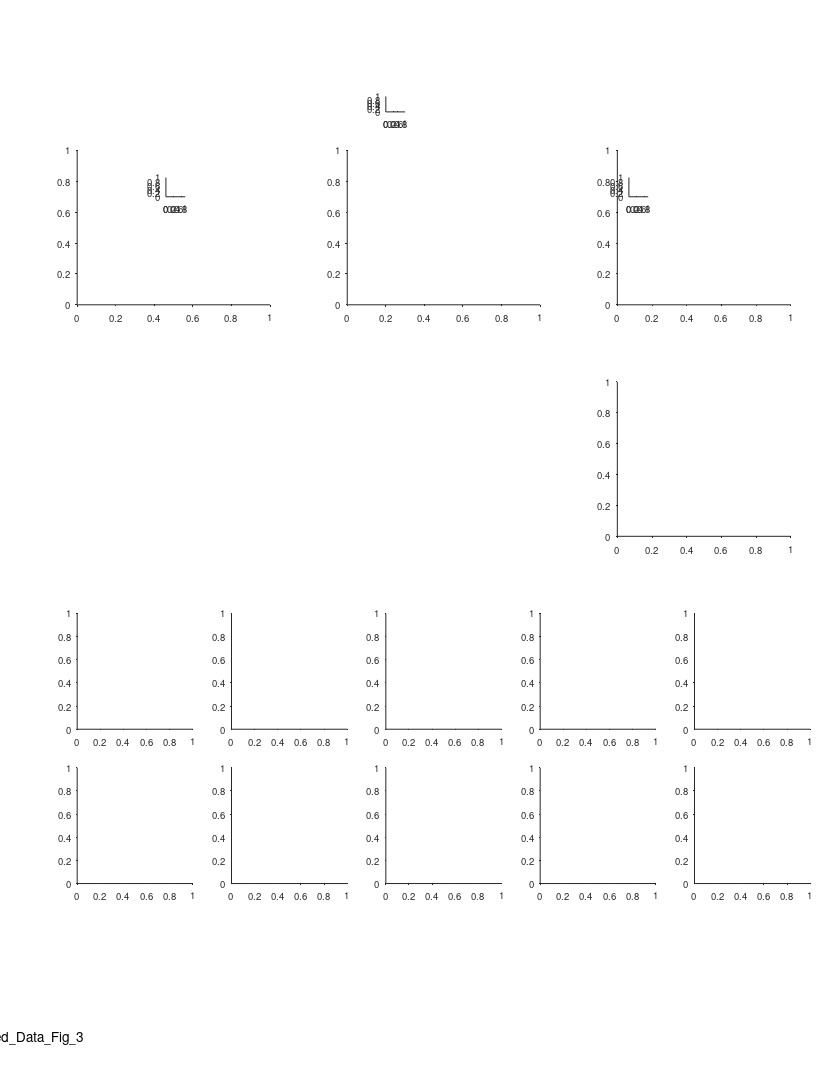

Recreate this plot in MATLAB. (Note: this script raises an error after producing the figure.)
%% Replay - Fig supp 3 - replay vs flight speed
clear 
clc
close all

%% data options 
params_opt = 11; % decoding opt 
% params_opt = 21; % decoding opt (random walk = fixed speed)

%% plotting options

%% graphics params
line_styles = {'-',':'};
line_widths = [1.1 2];
clrs = {[.6 .1 .8],[.1 .8 .1]};
lw = 1.1;

%% define output files
res_dir =  'L:\paper_replay\figures';
mkdir(res_dir)
fig_name_str = 'Extended_Data_Fig_3';
fig_caption_str = 'replay and flight speed histograms';
log_name_str = [fig_name_str '_log_file' '.txt'];
log_name_str = strrep(log_name_str , ':', '-');
log_name_str = strrep(log_name_str , ' ', '_');
log_name_out = fullfile(res_dir, log_name_str);

%% open log file
diary off
diary(log_name_out)
diary on
disp('Log file');
disp(['created: ', datestr(clock)]);
disp('======================================================');
disp([fig_name_str ':' fig_caption_str]);   
disp('======================================================');
disp('');

%% create figure
% figure_size_cm = [21.0 29.7]; % ~A4
figure_size_cm = [21.6 27.9]; % ~US letter
fig = figure;
% Some WYSIWYG options:
set(gcf,'DefaultAxesFontSize',7);
set(gcf,'DefaultAxesFontName','helvetica');
set(gcf,'DefaultAxesUnits','centimeters');
set(gcf,'PaperType','usletter')
% set(gcf,'PaperType','<custom>');
set(gcf,'PaperUnits','centimeters','PaperPosition',[0 0 figure_size_cm]);
set(gcf,'PaperOrientation','portrait');
set(gcf,'Units','centimeters','Position',get(gcf,'paperPosition')+[0 0 0 0]); % position on screen...
set(gcf, 'Renderer', 'painters');
% set(gcf, 'color', 'none');
set(groot, 'defaultAxesColor','None')
set(groot, 'defaultAxesTickDir', 'out');
set(groot,  'defaultAxesTickDirMode', 'manual');
annotation('textbox', [0.5 1 0 0], 'String',fig_name_str, 'HorizontalAlignment','center','Interpreter','none', 'FitBoxToText','on');

% create panels
panels{1}(1) = axes('position', [2 20 5 4]);
panels{1}(2) = axes('position', [4.3 22.8 0.5 0.5]);

panels{2}(1) = axes('position', [9 20 5 4]);
panels{2}(2) = axes('position', [10. 25 0.5 0.4]);

panels{3}(1) = axes('position', [16   20 4.5 4]);
panels{3}(2) = axes('position', [16.3 22.8 0.5 0.5]);

panels{4}(1) = axes('position', [16   14 4.5 4]);

x = linspace(2,18,5);
y = [10 6]-1;
for ii = 1:length(y)
    for jj = 1:length(x)
        panels{5}(ii,jj) = axes('position', [x(jj) y(ii) 3 3]);
    end
end
% panels{5}(1,1) = axes('position', [3 10 3 3]);
% panels{5}(1,2) = axes('position', [8 10 3 3]);
% panels{5}(1,3) = axes('position', [13 10 3 3]);
% panels{5}(2,1) = axes('position', [3 6 3 3]);
% panels{5}(2,2) = axes('position', [8 6 3 3]);
% panels{5}(2,3) = axes('position', [13 6 3 3]);

%% load data
if ~exist('events_all','var')
    disp('loading data!!!')
epoch_types = {'sleep','rest'};
[exp_list,T] = decoding_get_inclusion_list();
T = T(exp_list,:);
bats = unique(T.bat_num);
bats_clr_map = containers.Map(num2cell(bats),{'r','g','b','k','m','c',[0.8 0.8 0]});
events_all_per_session = {};
speed_mean_per_session = nan(length(epoch_types),height(T));
speed_median_per_session = nan(length(epoch_types),height(T));
speed_std_per_session = nan(length(epoch_types),height(T));
flight_speed_all = [];
exp_arena_all = {};
for ii_exp = 1:height(T)
    exp_ID = T.exp_ID{ii_exp};
    exp = exp_load_data(exp_ID,'details','flight');
    flight_speed_all(ii_exp,:) = [exp.flight.speed_traj.vel_median_median];
    exp_arena_all{ii_exp} = exp.details.recordingArena;
    for ii_epoch_type = 1:length(epoch_types)
        epoch_type = epoch_types{ii_epoch_type};
        event_type = 'posterior';
        [events, params] = decoding_load_events_quantification(exp_ID, epoch_type, params_opt, event_type);
        [seqs, TF] = decoding_apply_seq_inclusion_criteria([events.seq_model]);
        events(~TF) = [];
        if isempty(events)
            continue;
        end
        seqs_map_IX = [seqs.state_direction];
        seqs_map_IX(seqs_map_IX == -1) = 2;
        [seqs.session_flight_speed] = disperse(flight_speed_all(ii_exp,seqs_map_IX));
        [events.seq_model] = disperse(seqs);
        [events.recordingArena] = deal(exp.details.recordingArena);
        event_struct = events(1,[]);
        [events(2:end).prev_event] = disperse(events(1:end-1));
        events(1).prev_event = event_struct;
        events_all_per_session{ii_epoch_type}{ii_exp} = events;
        speed_mean_per_session(ii_epoch_type,ii_exp) = mean([seqs.speed]);
        speed_median_per_session(ii_epoch_type,ii_exp) = median([seqs.speed]);
        speed_std_per_session(ii_epoch_type,ii_exp) = std([seqs.speed]);
    end
end
flight_speed_all = mean(abs(flight_speed_all),2);
events_all = {[events_all_per_session{1}{:}], [events_all_per_session{2}{:}]};
seqs_all = {[events_all{1}.seq_model], [events_all{2}.seq_model]};
gArena = {categorical({events_all{1}.recordingArena}), categorical({events_all{2}.recordingArena}) };
end

%% tests (speed correlations: replay vs flight)
% figure
% tiledlayout('flow')
% nexttile
% hold on
% plot(flight_speed_all, speed_mean_per_session(1,:), 'ob');
% plot(flight_speed_all, speed_mean_per_session(2,:), 'or');
% xlim([3 10])
% nexttile
% hold on
% plot(flight_speed_all, speed_median_per_session(1,:), 'ob');
% plot(flight_speed_all, speed_median_per_session(2,:), 'or');
% xlim([3 10])
% 
% clc
% [r p] = corr(flight_speed_all, speed_mean_per_session(1,:)','rows','pairwise','tail','right','type','Pearson')
% [r p] = corr(flight_speed_all, speed_median_per_session(1,:)','rows','pairwise','tail','right','type','Pearson')
% [r p] = corr(flight_speed_all, speed_mean_per_session(2,:)','rows','pairwise','tail','right','type','Pearson')
% [r p] = corr(flight_speed_all, speed_median_per_session(2,:)','rows','pairwise','tail','right','type','Pearson')
% 
% xxx = [flight_speed_all flight_speed_all]';
% yyy = speed_mean_per_session;
% [r p] = corr(xxx(:), yyy(:),'rows','pairwise','tail','right','type','Pearson')
% 
% figure
% plot(xxx(:), yyy(:), 'o')
% 
% figure
% plot(flight_speed_all, speed_mean_per_session(2,:), 'or');


%% panel A - replay speed
axes(panels{1}(1))
cla
hold on
for ii_epoch_type = 1:length(epoch_types)
    X = [seqs_all{ii_epoch_type}.speed];
    g = gArena{ii_epoch_type};
    histogram(X(g=='200m'),'DisplayStyle','stairs','Normalization','pdf','LineStyle',line_styles{1}, 'EdgeColor',clrs{ii_epoch_type},'LineWidth',line_widths(1));
    histogram(X(g=='120m'),'DisplayStyle','stairs','Normalization','pdf','LineStyle',line_styles{2}, 'EdgeColor',clrs{ii_epoch_type},'LineWidth',line_widths(2));
    [~,P,KSSTAT] = kstest2(X(g=='200m'),X(g=='120m'))
    median(X(g=='200m'))
    median(X(g=='120m'))
end
xlabel('Replay speed (m/s)', 'Units','normalized', 'Position',[0.5 -0.12]);
ylabel('Probability density', 'Units','normalized', 'Position',[-0.2 .5]);
hax=gca;
hax.TickLength(1) = [0.016];
hax.XRuler.TickLabelGapOffset = -1;

%% legend (replay speed hists)
axes(panels{1}(2))
cla
hold on
t = linspace(0,1,100);
x = pulstran(t,linspace(0,1,3),'rectpuls',1/6);
x(x>0) = nan;x(~isnan(x)) = 0;
clear h
% plot(  t  ,   x  ,       'color', clrs{2}, 'LineWidth',lw,'Clipping','off');
% plot(  t  ,   x  +1.5,   'color', clrs{1}, 'LineWidth',lw,'Clipping','off');
plot([0 1], [0 0],    ':', 'color', clrs{2}, 'LineWidth',line_widths(2),'Clipping','off');
plot([0 1], [0 0]+1.5,':', 'color', clrs{1}, 'LineWidth',line_widths(2),'Clipping','off');
plot([0 1], [.5 .5],     'color', clrs{2}, 'LineWidth',line_widths(1),'Clipping','off');
plot([0 1], [.5 .5]+1.5, 'color', clrs{1}, 'LineWidth',line_widths(1),'Clipping','off');
text(1.3, 2.0, 'Sleep (200m)','FontSize',7,'HorizontalAlignment','left');
text(1.3, 1.5, 'Sleep (130m)','FontSize',7,'HorizontalAlignment','left');
text(1.3, 0.5, 'Awake (200m)','FontSize',7,'HorizontalAlignment','left');
text(1.3, 0.0, 'Awake (130m)','FontSize',7,'HorizontalAlignment','left');
xlim([0 1])
ylim([0 1])
axis off

%% panel B - speed correlations (replay vs flight)
axes(panels{2}(1))
cla
hold on
r=[];
p=[];
for ii_epoch_type = 1:length(epoch_types)
    X = flight_speed_all;
    Y = speed_median_per_session(ii_epoch_type,:)';
    lm = fitlm(X,Y)
    h=plot(lm);
    h(1).Marker = 'o';
    h(1).MarkerSize = 5;
    h(1).Color = clrs{ii_epoch_type};
    h(2).Color = clrs{ii_epoch_type};
    h(3).Color = clrs{ii_epoch_type};
    h(4).Color = clrs{ii_epoch_type};
    legend off
%     plot(X,Y,'o','Color',clrs{ii_epoch_type},'MarkerSize',5);
    [r(ii_epoch_type) p(ii_epoch_type)] = corr(X, Y,'rows','pairwise','tail','right','type','Pearson');
%     text(0.1,0.9, "{\itr} = "+ sprintf('%.2f',r), 'Units','normalized','FontSize',7);
%     text(0.1,0.8, "{\itP} = "+ sprintf('%.3f',p), 'Units','normalized','FontSize',7,'FontWeight','normal');
end
title("")
xlabel('Flight speed (m/s)', 'Units','normalized', 'Position',[0.5 -0.12]);
ylabel('Replay speed (m/s)', 'Units','normalized', 'Position',[-0.15 .5]);
hax=gca;
hax.TickLength(1) = [0.016];
hax.XRuler.TickLabelGapOffset = -1;

%% legend (speed correlations)
axes(panels{2}(2))
cla
hold on
plot(0,1,'o', 'color', clrs{1}, 'MarkerSize',4,'Clipping','off');
plot(0,0,'o', 'color', clrs{2}, 'MarkerSize',4,'Clipping','off');
text(0.4, 1, 'Sleep'+":  {\itr} = " + sprintf('%.2f',r(1)) + ",  {\itP} = "+ sprintf('%.1g',p(1)),'FontSize',7,'HorizontalAlignment','left');
text(0.4, 0, 'Awake'+":   {\itr} = " + sprintf('%.2f',r(2)) + ",  {\itP} = "+ sprintf('%.2f',p(2)),'FontSize',7,'HorizontalAlignment','left');
xlim([0 1])
ylim([0 1])
axis off


%% panel C - Flight speed
axes(panels{3}(1))
cla
hold on
X = flight_speed_all;
g=categorical(exp_arena_all);
histogram(X(g=='200m'),'DisplayStyle','stairs','Normalization','pdf','LineStyle',line_styles{1}, 'EdgeColor','k','LineWidth',line_widths(1),'NumBins',7);
histogram(X(g=='120m'),'DisplayStyle','stairs','Normalization','pdf','LineStyle',line_styles{2}, 'EdgeColor','k','LineWidth',line_widths(2),'NumBins',7);
xlabel('Flight speed (m/s)', 'Units','normalized', 'Position',[0.5 -0.12]);
ylabel('Probability density', 'Units','normalized', 'Position',[-0.15 .5]);
hax=gca;
hax.XLim = [0 10];
hax.XTick = [0 5 10];
hax.TickLength(1) = [0.016];
hax.XRuler.TickLabelGapOffset = -1;
[~,P,CI,STATS] = ttest2(X(g=='200m'), X(g=='120m'), 'Tail','both');
text(0.6,1.1,"{\itP} = "+ sprintf('%.2g',P), 'Units','normalized','FontSize',7);

%% legend (flight speed hists)
axes(panels{3}(2))
cla
hold on
t = linspace(0,1,100);
x = pulstran(t,linspace(0,1,3),'rectpuls',1/6);
x(x>0) = nan;x(~isnan(x)) = 0;
clear h
% plot(  t  ,   x  ,       'color', 'k', 'LineWidth',lw,'Clipping','off');
plot([0 1], [0 0],':',   'color', 'k', 'LineWidth',line_widths(2),'Clipping','off');
plot([0 1], [.5 .5],     'color', 'k', 'LineWidth',line_widths(1),'Clipping','off');
text(1.3, 0.5, '200m','FontSize',7,'HorizontalAlignment','left');
text(1.3, 0.0, '130m','FontSize',7,'HorizontalAlignment','left');
xlim([0 1])
ylim([0 1])
axis off


%% plot flight speed per bat
axes(panels{4})
cla reset
hold on
for ii_bat = 1:length(bats)
    bat_num = bats(ii_bat);
    bat_session_IX = find(T.bat_num==bat_num);
    x = flight_speed_all(bat_session_IX);
    xi = linspace(5.5,8.5,100);
    c = bats_clr_map(bat_num);
    f = ksdensity(x,xi,"Bandwidth",0.05);
    plot(xi,f,'DisplayName',"bat"+bat_num,'Color',c,'LineWidth',1.6);
%     plot(xi,f,'DisplayName',sprintf('bat%d(%s)',bat_num,exp.details.recordingArena),'Color',c,'LineWidth',2);
end
xlim([5.5 8.5])
ylim([0 8])
xlabel('Flight speed (m/s)','Units','normalized','Position',[0.5 -0.12])
ylabel('Probability density','Units','normalized','Position',[-0.12 0.5])
hax=gca;
hax.XRuler.TickLength(1) = 0.035;
hax.YRuler.TickLength(1) = 0.035;
hax.XRuler.TickLabelGapOffset = -2;
hax.YRuler.TickLabelGapOffset = 0;
hl=legend("bat "+bats,'Location','northwest','Box','off')
hl.Position([1 2]) = hl.Position([1 2]) + [-0.07 0.25].*hl.Position([3 4]);

%% panel e - scatters of compression/duration/distance/speed
scatters_features = {
    'compression','duration';
    'speed','duration';
    'compression','distance';
    'speed','distance';
    'distance','duration';
    };
fn_map = containers.Map();
fn_map('compression') = 'Compression ratio';
fn_map('duration') = 'Replay duration (s)';
fn_map('distance') = 'Replay distance (m)';
fn_map('speed') = 'Replay speed (m/s)';
for ii_epoch_type = 1:length(epoch_types)
    for ii_scatter = 1:size(scatters_features,1)
        axes(panels{5}(ii_epoch_type,ii_scatter))
        cla reset
        hold on
        events = [events_all_per_session{ii_epoch_type}{:}];
        seqs = [events.seq_model];
        fn_x = scatters_features{ii_scatter,2};
        fn_y = scatters_features{ii_scatter,1};
        x = [seqs.(fn_x)];
        y = [seqs.(fn_y)];
        plot(x,y,'.','Color',clrs{ii_epoch_type})
        xlabel(fn_map(fn_x))
        ylabel(fn_map(fn_y))
        hax=gca;
        hax.XRuler.TickLabelGapOffset = -1;
        hax.YRuler.TickLabelGapOffset = 1;
    end
end

%% add panel letters
font_size = 11;
axes(panels{1}(1))
text(-0.3,1.1, 'a', 'Units','normalized','FontWeight','bold','FontSize',font_size);
axes(panels{2}(1))
text(-0.25,1.1, 'b', 'Units','normalized','FontWeight','bold','FontSize',font_size);
axes(panels{3}(1))
text(-0.25,1.1, 'c', 'Units','normalized','FontWeight','bold','FontSize',font_size);
axes(panels{4}(1,1))
text(-0.33,1.2, 'd', 'Units','normalized','FontWeight','bold','FontSize',font_size);

%%
fig_name = sprintf('%s_decoding_opt_%d',fig_name_str, params_opt);
file_out = fullfile(res_dir, fig_name);
print(gcf, file_out, '-dpdf', '-cmyk', '-painters');
disp('figure saved!')

%%
